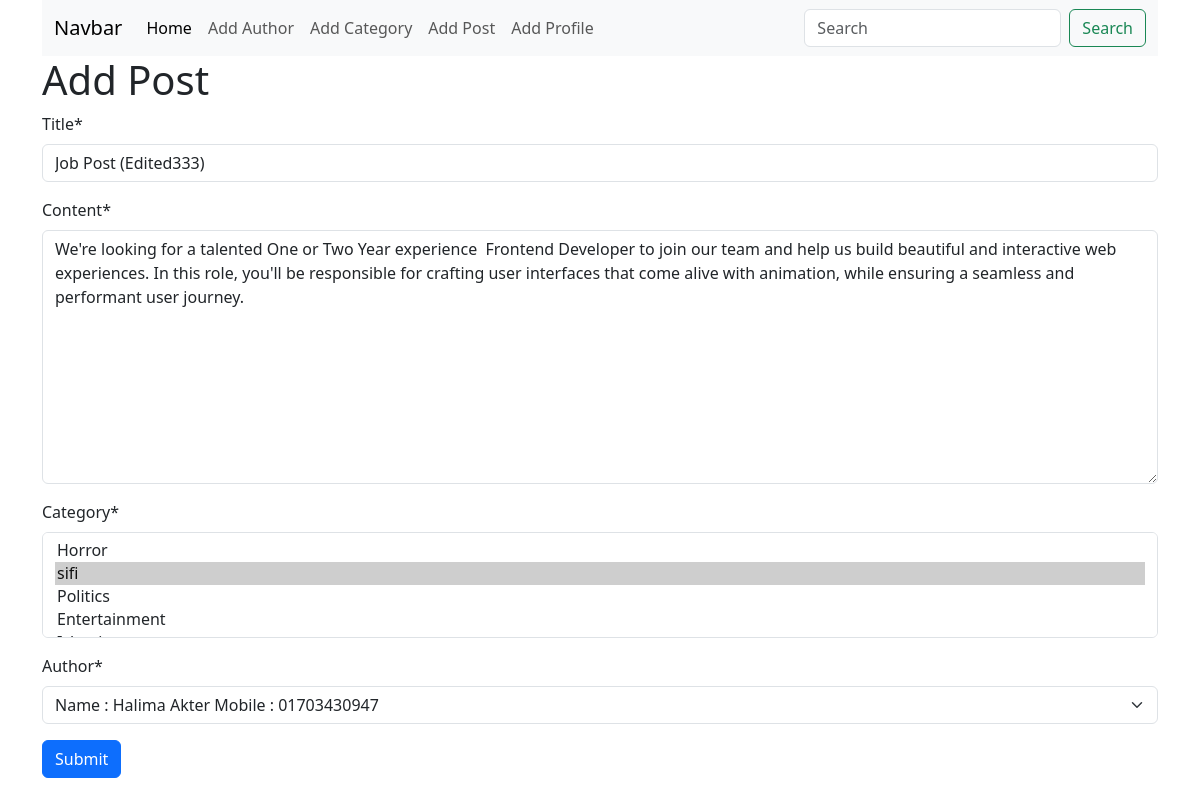
Screenshot of /post/edit/3 with the database file from the repository.
### posts/models.py (models this page shows, shortened)
class Post(models.Model):
    title = models.CharField(max_length=50)
    content = models.TextField()
    category = models.ManyToManyField(Category)
    author = models.ForeignKey(Author,on_delete = models.CASCADE)

### posts/views.py (the view)
# urls.py: path('edit/<int:id>', views.edit_post,name='edit_post'),
def edit_post(request,id):
    post = Post.objects.get(pk=id)
    post_form = forms.PostForm(instance=post)
    if request.method == "POST":
        post_form = forms.PostForm(request.POST,instance=post)
        if post_form.is_valid():
            post_form.save()
            return redirect('home')
    return render(request,'posts/add_post.html',{'form':post_form})

### posts/forms.py
class PostForm(forms.ModelForm):
    class Meta:
        model = Post
        fields = '__all__'

### author/models.py (called while the page is built)
    def __str__(self) -> str:
        return f"Name : {self.name} Mobile : {self.mobile}"

### categories/models.py (called while the page is built)
    def __str__(self) -> str:
        return f"{self.name}"

### posts/templates/posts/add_post.html
{% extends "base.html" %} {% load crispy_forms_tags %} {% block content %}
<h1>Add Post</h1>
<form method="post" action="">
  {{form | crispy}} {% csrf_token %}
  <button type="bubmit" class="btn btn-primary">Submit</button>
</form>
{% endblock content %}

### rows the page displays
Post: title "Job Post (Edited333)", content "We're looking for a talented One or Two Year experience Frontend Developer to join our team and help us build beautiful and interactive web experiences. In this role, you'll be responsible for crafting user interfaces that come alive with animation, while ensuring a seamless and performant user journey.", author "Name : Halima Akter Mobile : 01703430947"
